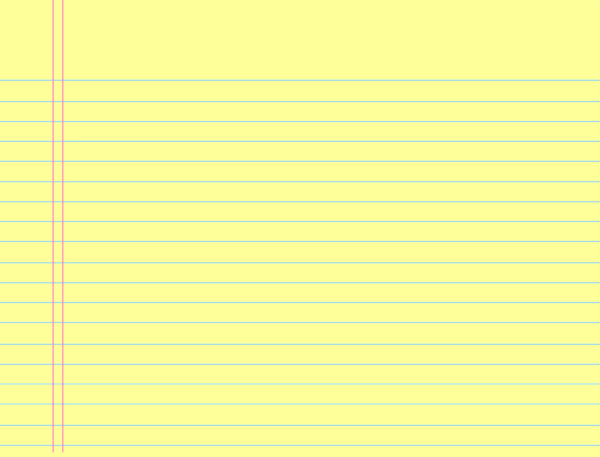
#> input picture paper.png, 600 x 457 px
$ python test.py
#> lines starting #> are read from the running program, lines starting #| are printed output that depends on the picture
#Building data set for AI.
# Mashal Buhamad 2021
from PIL import Image
import PIL
import random
import concurrent.futures
import time
result = []
# Opening the primary image (used in background)
img1 = Image.open(r"paper.png")
#> img1 is the input picture: PIL image 600x457 RGBA; mean R, G, B, A 250.1, 252.7, 157.9, 255
width, height = img1.size
#> width = 600; height = 457
print (width,height)
#| 600 457
# Opening the secondary image (overlay image)
img2 = Image.open(r"clip.png")
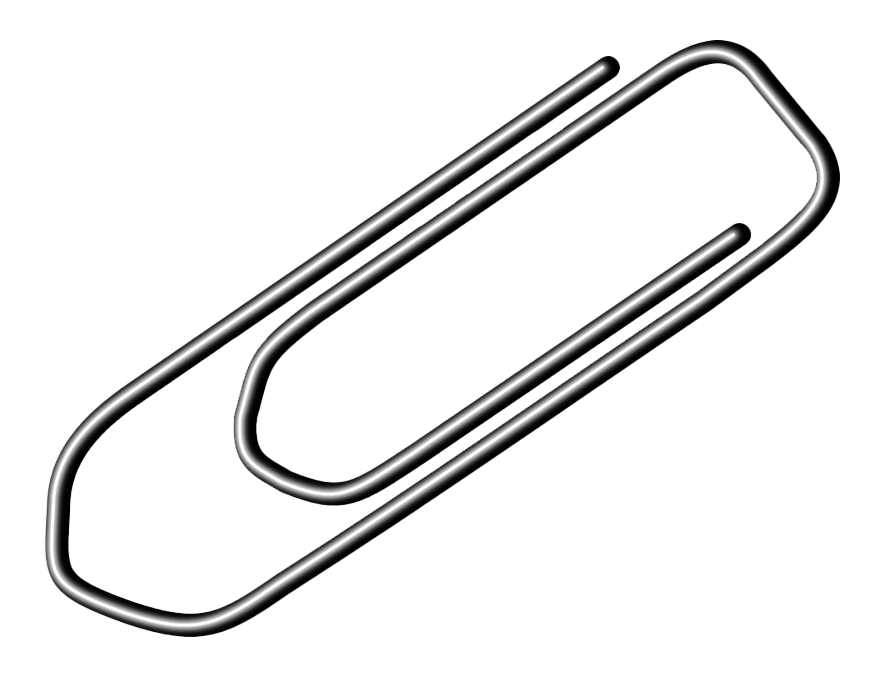
#> input picture clip.png, 880 x 697 px
#> img2 is the input picture: PIL image 880x697 RGBA; mean R, G, B, A 235.9, 235.9, 235.9, 30.5
img2=img2.resize((round(img2.size[0]*.1), round(img2.size[1]*.1)))
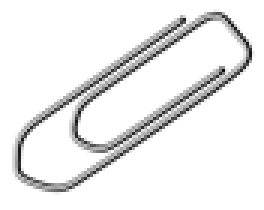
#> img2: PIL image 88x70 RGBA (shown 3 times larger); mean R, G, B, A 15.4, 15.4, 15.4, 30.4; transparent parts drawn white
width2, height2 = img2.size
#> width2 = 88; height2 = 70
print (width2,height2)
#| 88 70

# Pasting img2 image on top of img1
with concurrent.futures.ProcessPoolExecutor() as executor:

    for i in range(random.randrange(10,90,1)):
        x=random.randrange(34, 500, 1)
        y=random.randrange(34, 390, 1)
        print (x,y)
        RT=img2.rotate(random.randrange(0,180,20),resample = PIL.Image.BICUBIC, expand = True)
        img1.paste(RT, (x,y), mask = RT)
#> this loop made 59 passes
#> pass 2, `RT=img2.rotate(random.randrange(0,180,20),resample = PIL.Image.BICUBIC..`:
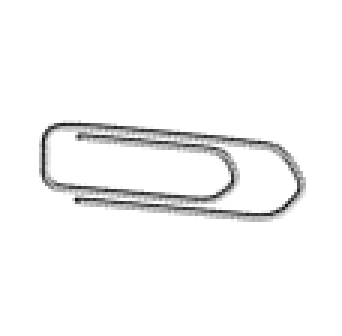
#> RT: PIL image 114x112 RGBA (shown 3 times larger); mean R, G, B, A 8, 8, 8, 14.5; transparent parts drawn white
#> after the loop:
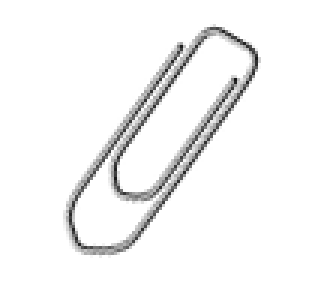
#> RT: PIL image 108x96 RGBA (shown 3 times larger); mean R, G, B, A 9.8, 9.8, 9.8, 17.9; transparent parts drawn white
#> after the loop:
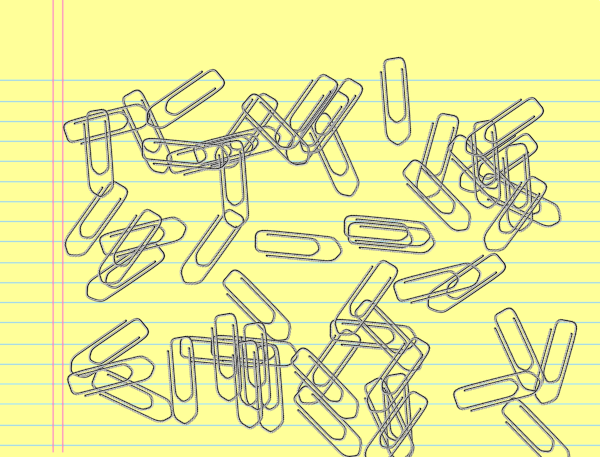
#> img1: PIL image 600x457 RGBA; mean R, G, B, A 230.8, 232.9, 151.1, 248.8; transparent parts drawn white
# Displaying the image
img1.show()
print (i+1)
